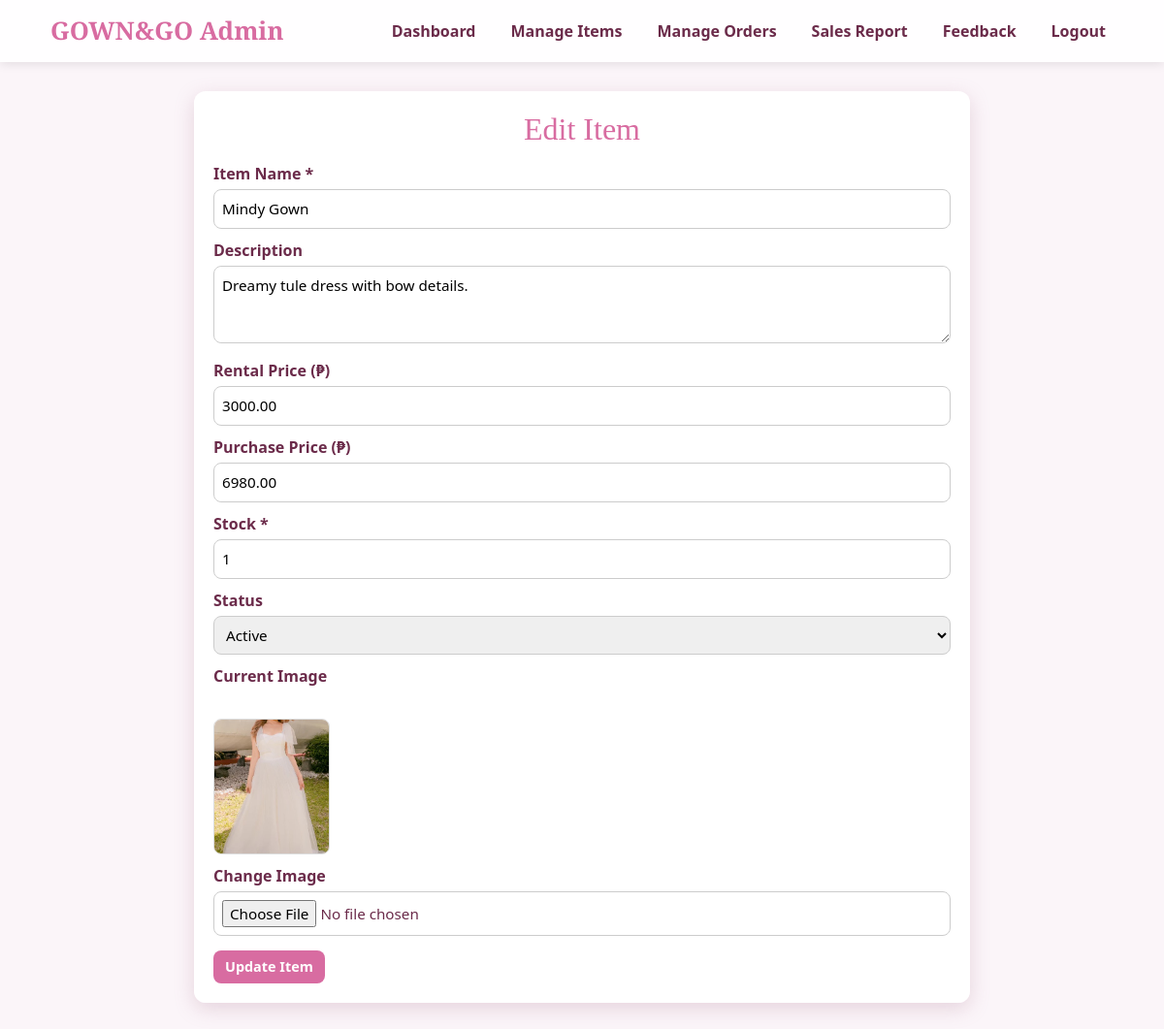
Screenshot of /gown_and_go/admin/edit_item.php?id=5 (signed in) with the database file from the repository.
### tables this page shows
CREATE TABLE `items` (
  `item_id` int(11) NOT NULL,
  `name` varchar(255) NOT NULL,
  `description` text DEFAULT NULL,
  `rental_price` decimal(10,2) NOT NULL,
  `purchase_price` decimal(10,2) NOT NULL,
  `status` enum('Available','Out of Stock','Rented') NOT NULL DEFAULT 'Available',
  `stock` int(11) NOT NULL DEFAULT 0,
  `image` varchar(255) DEFAULT NULL,
  `created_at` datetime DEFAULT current_timestamp()
);

### gown_and_go/admin/edit_item.php (the view, shortened to what this page needs)
<?php
include '../config.php';
$item_id = (int) $_GET['id'];
$stmt = $conn->prepare("SELECT * FROM items WHERE item_id = ?");
$stmt->bind_param("i", $item_id);
$stmt->execute();
$item = $stmt->get_result()->fetch_assoc();
$name = $item['name'];
$description = $item['description'];
$rental_price = $item['rental_price'];
$purchase_price = $item['purchase_price'];
$stock = $item['stock'];
$status = $item['status'];
$current_image = $item['image'];
?>
<!DOCTYPE html>
<html lang="en">
<head>
<link rel="stylesheet" href="https://cdn.jsdelivr.net/npm/bootstrap@5.3.8/dist/css/bootstrap.min.css">
<link rel="stylesheet" href="inclusion/stylesheet.css">
</head>
<body>
<?php include 'inclusion/nav.php'; ?>
<main class="main-container">
  <h2>Edit Item</h2>
  <form method="POST" enctype="multipart/form-data">
    <label>Item Name *</label>
    <input type="text" name="name" required value="<?php echo htmlspecialchars($name); ?>">
    <label>Description</label>
    <textarea name="description"><?php echo htmlspecialchars($description); ?></textarea>
    <label>Rental Price (₱)</label>
    <input type="number" step="0.01" name="rental_price" value="<?php echo htmlspecialchars($rental_price); ?>">
    <label>Purchase Price (₱)</label>
    <input type="number" step="0.01" name="purchase_price" value="<?php echo htmlspecialchars($purchase_price); ?>">
    <label>Stock *</label>
    <input type="number" name="stock" min="0" required value="<?php echo htmlspecialchars($stock); ?>">
    <label>Status</label>
    <select name="status">
      <option value="active" <?php echo ($status === 'active' ? 'selected' : ''); ?>>Active</option>
    </select>
    <label>Current Image</label>
    <br>
    <?php
      $img = !empty($current_image)
        ? "../uploads/" . $current_image
        : "https://via.placeholder.com/120x140?text=No+Image";
    ?>
    <img class="preview-img" src="<?php echo $img; ?>" alt="Current image">
    <label>Change Image</label>
    <input type="file" name="image" accept="image/*">
    <button type="submit" class="btn">Update Item</button>
  </form>
</main>
</body>
</html>

### gown_and_go/admin/inclusion/stylesheet.css (style rules this page uses)
* { box-sizing: border-box; }
body { margin: 0; font-family: 'Segoe UI', sans-serif; background: url('https://i.pinimg.com/1200x/63/01/8a/63018a11c5ad770ed2eec2d2587cea74.jpg') no-repeat center fixed; background-size: cover; color: #6b2b4a; }
body::before { content: ""; position: fixed; inset: 0; background: rgba(245,230,240,0.4); z-index: -1; }
.main-container { max-width: 1100px; margin: 30px auto 50px; padding: 20px; background: rgba(255,255,255,0.94); border-radius: 12px; box-shadow: 0 6px 20px rgba(183, 134, 154, 0.3); }
h2 { text-align: center; font-family: 'Playfair Display', serif; color: #d86ca1; margin-bottom: 15px; }
.btn { display: inline-block; padding: 6px 12px; background: #d86ca1; color: #fff; border-radius: 8px; text-decoration: none; font-size: 0.9rem; font-weight: bold; }

### gown_and_go/admin/edit_item.php (style rules this page uses)
.main-container { max-width: 800px; }
label { display: block; margin-top: 10px; font-weight: 600; }
input[type=text], input[type=number], input[type=file], textarea, select { width: 100%; padding: 8px; margin-top: 4px; border-radius: 8px; border: 1px solid #ccc; font-size: 0.95rem; }
textarea { resize: vertical; min-height: 80px; }
.btn { margin-top: 15px; border: none; font-weight: 600; cursor: pointer; }
.preview-img { margin-top: 8px; width: 120px; height: 140px; object-fit: cover; border-radius: 8px; border: 1px solid #ddd; }

### rows the page displays
items: name "Mindy Gown", description "Dreamy tule dress with bow details.", rental_price "3000.00", purchase_price "6980.00", stock "1", image (picture)
